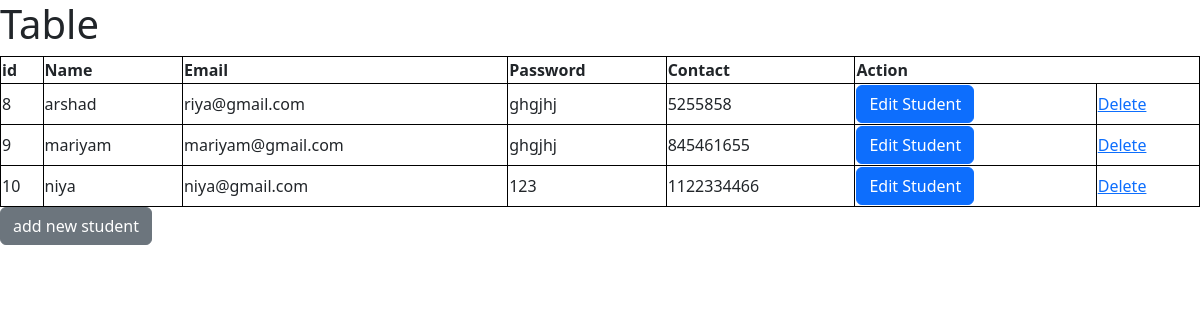
The page /show on the database its author committed.
### app/models.py (models this page shows)
class student_details(models.Model):
    name = models.CharField(max_length=100,null=True)
    email = models.EmailField(max_length=100,null=True)
    password = models.CharField(max_length=100,null=True)
    contact = models.IntegerField(null=True)

### app/views.py (the view)
# urls.py: path('show',views.show ,name='show'),
def show(request):
    alldata = student_details.objects.all()
    context={'alldata':alldata}
    return render(request,"show_table.html",context)

### app/templates/show_table.html (shortened to what this page needs)
<!DOCTYPE html>
<html lang="en">
<head>
    <link href="https://cdn.jsdelivr.net/npm/bootstrap@5.3.2/dist/css/bootstrap.min.css" rel="stylesheet">
</head>
<body>
    <h1>Table</h1>
    <table>
        <thead>
            <th>id</th>
            <th>Name</th>
            <th>Email</th>
            <th>Password</th>
            <th>Contact</th>
            <th colspan="2">Action</th>
        </thead>
        <tbody>
            {% for student_details in alldata %}
            <tr>
                <td>{{student_details.id}}</td>
                <td>{{student_details.name}}</td>
                <td>{{student_details.email}}</td>
                <td>{{student_details.password}}</td>
                <td>{{student_details.contact}}</td>
                <td><a href="{% url 'update' student_details.id %}"  class="btn btn-primary" >Edit Student</a></td>
                <td><a href="{% url 'delete' student_details.id %}">Delete</a></td>
            </tr>
            {% endfor %}
        </tbody>
    </table>
  <a href="{% url 'home' %}" class="btn btn-secondary">add new student</a>
</body>
</html>

### app/templates/show_table.html (style rules this page uses)
table { width: 100%; }
table,th,td { border: 1px solid black; border-collapse: collapse; }

### rows shown on the page
student_details: id "8", name "arshad", email "riya@gmail.com", password "ghgjhj", contact "5255858"
student_details: id "9", name "mariyam", email "mariyam@gmail.com", password "ghgjhj", contact "845461655"
student_details: id "10", name "niya", email "niya@gmail.com", password "123", contact "1122334466"
